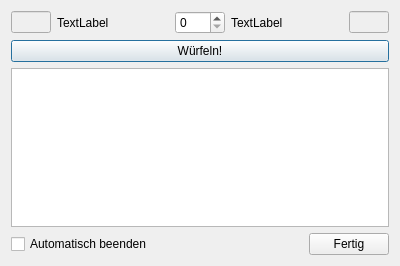
<?xml version="1.0" encoding="UTF-8"?>
<ui version="4.0">
 <class>DialogAttackClass</class>
 <widget class="QDialog" name="DialogAttackClass">
  <property name="geometry">
   <rect>
    <x>0</x>
    <y>0</y>
    <width>400</width>
    <height>266</height>
   </rect>
  </property>
  <property name="windowTitle">
   <string>Angriff</string>
  </property>
  <layout class="QVBoxLayout" name="verticalLayout">
   <item>
    <layout class="QHBoxLayout" name="horizontalLayout">
     <item>
      <widget class="QLineEdit" name="lineEditAtt">
       <property name="enabled">
        <bool>false</bool>
       </property>
       <property name="sizePolicy">
        <sizepolicy hsizetype="Fixed" vsizetype="Fixed">
         <horstretch>0</horstretch>
         <verstretch>0</verstretch>
        </sizepolicy>
       </property>
       <property name="maximumSize">
        <size>
         <width>40</width>
         <height>16777215</height>
        </size>
       </property>
      </widget>
     </item>
     <item>
      <widget class="QLabel" name="labelAtt">
       <property name="layoutDirection">
        <enum>Qt::LeftToRight</enum>
       </property>
       <property name="text">
        <string>TextLabel</string>
       </property>
      </widget>
     </item>
     <item>
      <widget class="QSpinBox" name="spinBoxAttackers">
       <property name="sizePolicy">
        <sizepolicy hsizetype="Fixed" vsizetype="Fixed">
         <horstretch>0</horstretch>
         <verstretch>0</verstretch>
        </sizepolicy>
       </property>
       <property name="maximumSize">
        <size>
         <width>50</width>
         <height>16777215</height>
        </size>
       </property>
      </widget>
     </item>
     <item>
      <widget class="QLabel" name="labelDef">
       <property name="layoutDirection">
        <enum>Qt::RightToLeft</enum>
       </property>
       <property name="text">
        <string>TextLabel</string>
       </property>
      </widget>
     </item>
     <item>
      <widget class="QLineEdit" name="lineEditDef">
       <property name="enabled">
        <bool>false</bool>
       </property>
       <property name="sizePolicy">
        <sizepolicy hsizetype="Fixed" vsizetype="Fixed">
         <horstretch>0</horstretch>
         <verstretch>0</verstretch>
        </sizepolicy>
       </property>
       <property name="maximumSize">
        <size>
         <width>40</width>
         <height>16777215</height>
        </size>
       </property>
      </widget>
     </item>
    </layout>
   </item>
   <item>
    <layout class="QHBoxLayout" name="horizontalLayout_2"/>
   </item>
   <item>
    <widget class="QPushButton" name="pushButtonRoll">
     <property name="enabled">
      <bool>true</bool>
     </property>
     <property name="text">
      <string>Würfeln!</string>
     </property>
    </widget>
   </item>
   <item>
    <widget class="QTextEdit" name="textEdit"/>
   </item>
   <item>
    <layout class="QHBoxLayout" name="horizontalLayout_3">
     <item>
      <widget class="QCheckBox" name="checkBoxAutoEnd">
       <property name="text">
        <string>Automatisch beenden</string>
       </property>
      </widget>
     </item>
     <item>
      <spacer name="horizontalSpacer">
       <property name="orientation">
        <enum>Qt::Horizontal</enum>
       </property>
       <property name="sizeHint" stdset="0">
        <size>
         <width>40</width>
         <height>20</height>
        </size>
       </property>
      </spacer>
     </item>
     <item>
      <widget class="QPushButton" name="pushButtonDone">
       <property name="text">
        <string>Fertig</string>
       </property>
      </widget>
     </item>
    </layout>
   </item>
  </layout>
 </widget>
 <resources/>
 <connections>
  <connection>
   <sender>pushButtonRoll</sender>
   <signal>clicked()</signal>
   <receiver>DialogAttackClass</receiver>
   <slot>roll()</slot>
   <hints>
    <hint type="sourcelabel">
     <x>164</x>
     <y>69</y>
    </hint>
    <hint type="destinationlabel">
     <x>193</x>
     <y>239</y>
    </hint>
   </hints>
  </connection>
  <connection>
   <sender>pushButtonDone</sender>
   <signal>clicked()</signal>
   <receiver>DialogAttackClass</receiver>
   <slot>accept()</slot>
   <hints>
    <hint type="sourcelabel">
     <x>344</x>
     <y>244</y>
    </hint>
    <hint type="destinationlabel">
     <x>287</x>
     <y>232</y>
    </hint>
   </hints>
  </connection>
  <connection>
   <sender>checkBoxAutoEnd</sender>
   <signal>toggled(bool)</signal>
   <receiver>DialogAttackClass</receiver>
   <slot>autoEndChanged(bool)</slot>
   <hints>
    <hint type="sourcelabel">
     <x>65</x>
     <y>241</y>
    </hint>
    <hint type="destinationlabel">
     <x>7</x>
     <y>226</y>
    </hint>
   </hints>
  </connection>
 </connections>
 <slots>
  <slot>roll()</slot>
  <slot>changeAttackerValue(int)</slot>
  <slot>autoEndChanged(bool)</slot>
 </slots>
</ui>
